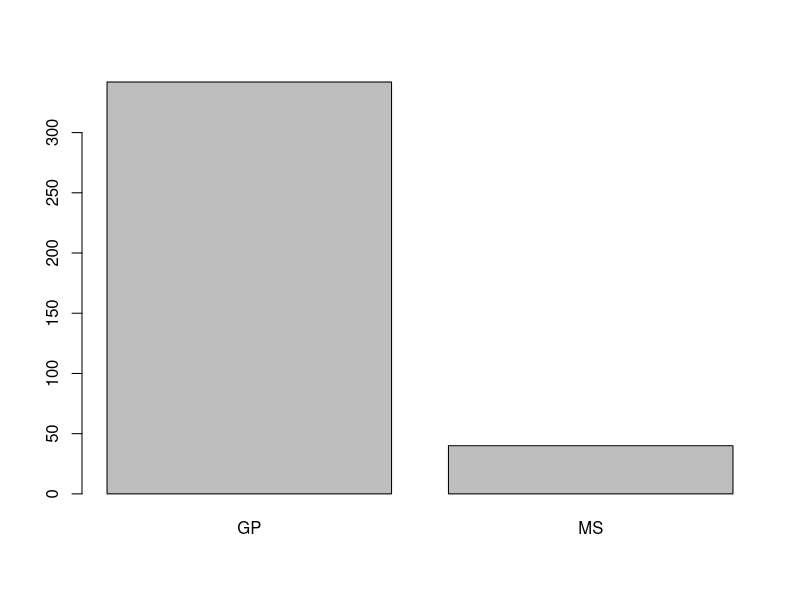
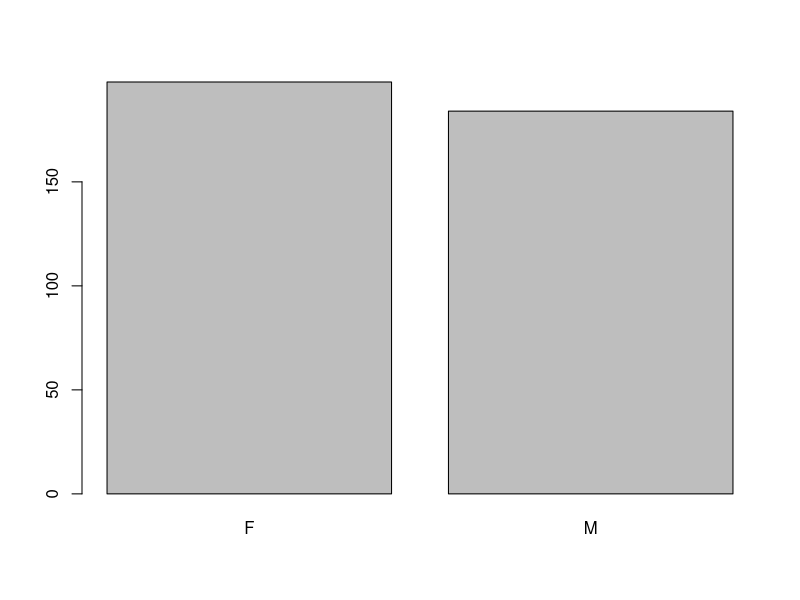
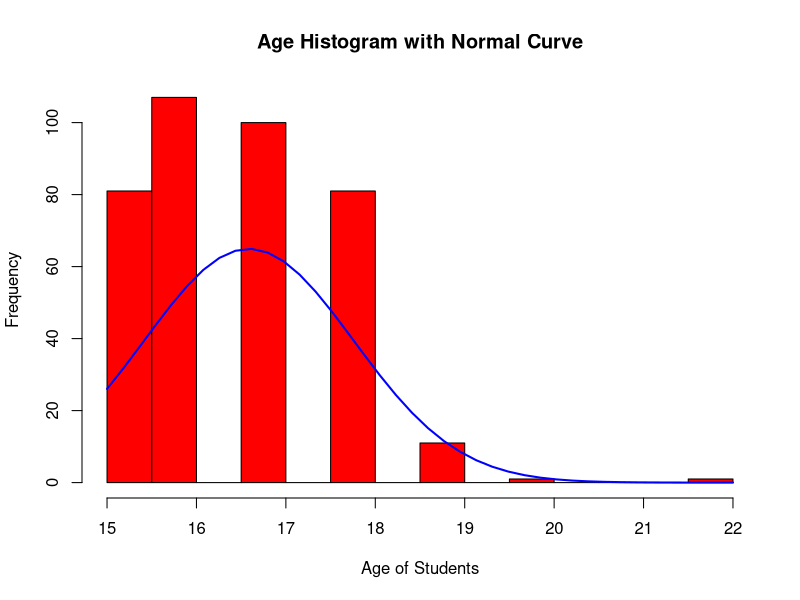
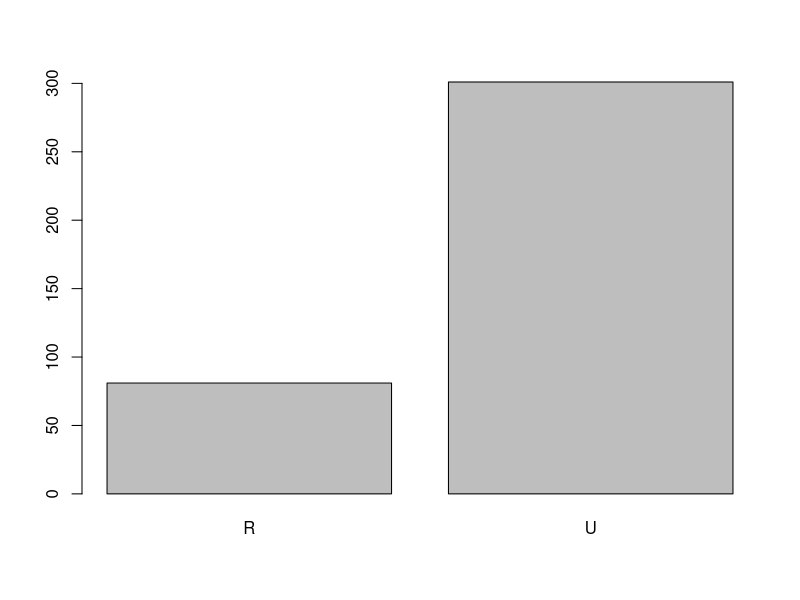
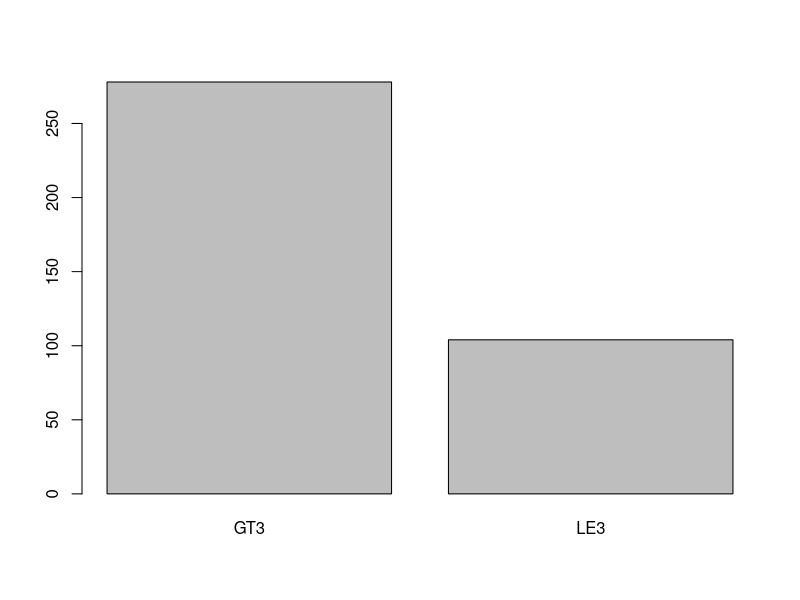
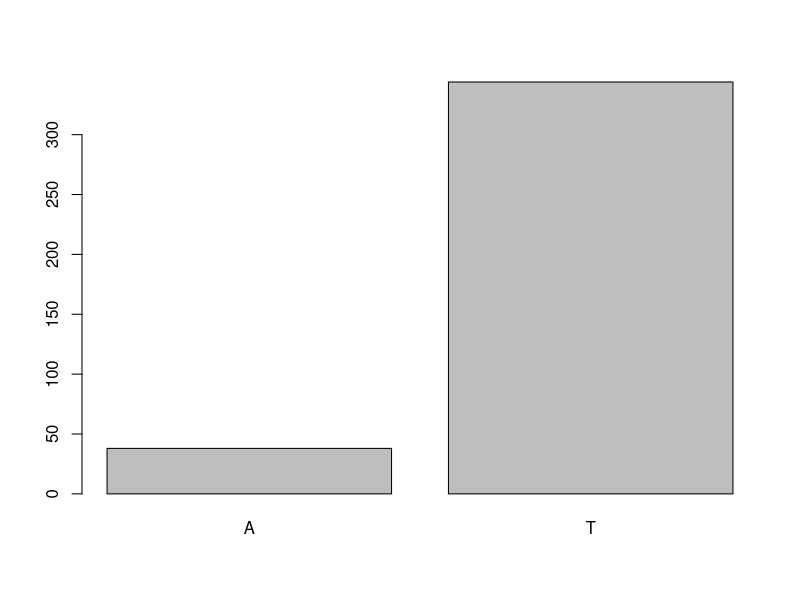
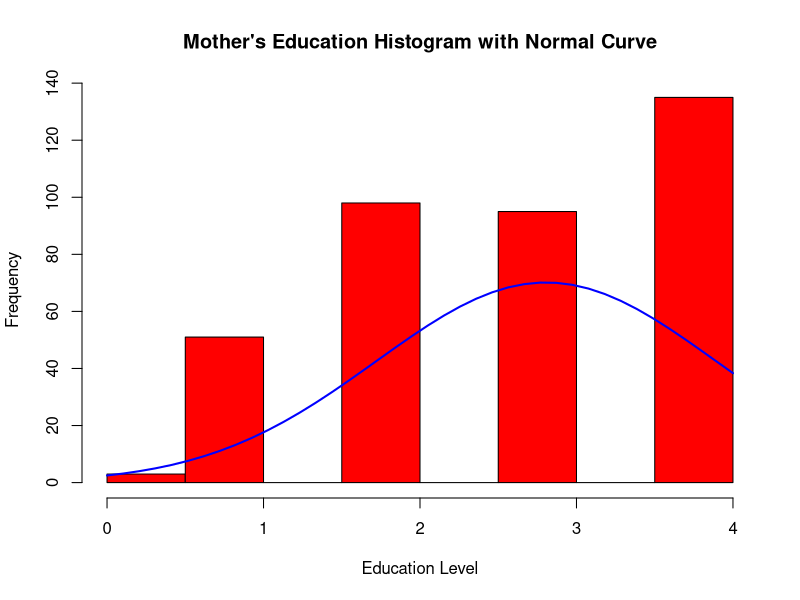
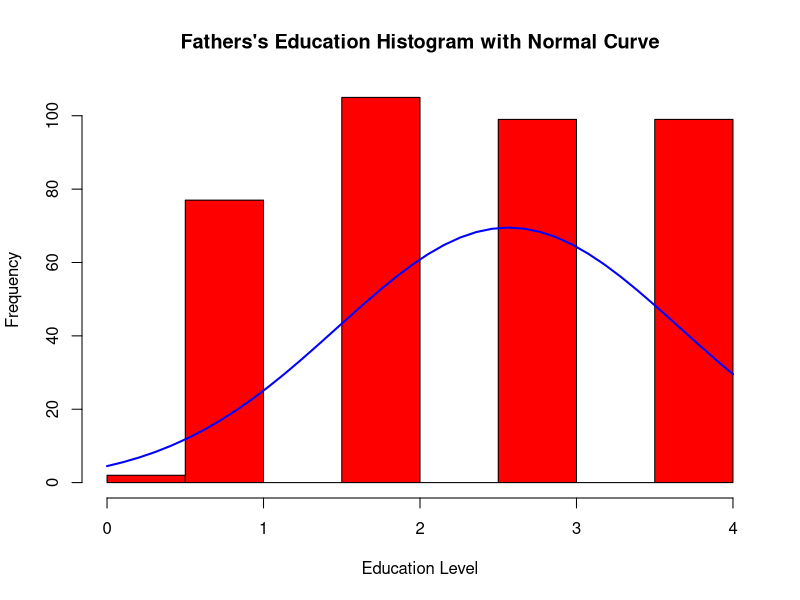

These figures' R source, in order: (Note: this script raises an error after producing the figures.)
#we import our csv file dataset as a dataframe
grades <- read.csv(file = 'dataset.csv')
#we look at some rows from our dataset
head(grades)
#we check to see their class type
sapply(grades, class)
#we loop through columns and convert columns that are characters into factors so we can use them as categories
for (i in colnames(grades)){
  if(class(grades[[i]])=="character"){
    grades[[i]] <- as.factor(grades[[i]])
  }
}
#we check that it worked
sapply(grades, class)

#we now examine a summary of our data
summary(grades)

#we loop through our data and graph it
plot(grades$school) 
plot(grades$sex)         

#age
# ref# https://www.statmethods.net/graphs/density.html
x <- grades$age
h<-hist(x, breaks=10, col="red", xlab="Age of Students",
        main="Age Histogram with Normal Curve")
xfit<-seq(min(x),max(x),length=40)
yfit<-dnorm(xfit,mean=mean(x),sd=sd(x))
yfit <- yfit*diff(h$mids[1:2])*length(x)
lines(xfit, yfit, col="blue", lwd=2)
  
plot(grades$address)
plot(grades$famsize)
plot(grades$Pstatus)

#mother's education
# ref# https://www.statmethods.net/graphs/density.html
x <- grades$Medu
h<-hist(x, breaks=10, col="red", xlab="Education Level",
        main="Mother's Education Histogram with Normal Curve")
xfit<-seq(min(x),max(x),length=40)
yfit<-dnorm(xfit,mean=mean(x),sd=sd(x))
yfit <- yfit*diff(h$mids[1:2])*length(x)
lines(xfit, yfit, col="blue", lwd=2)

#father's education
# ref# https://www.statmethods.net/graphs/density.html
x <- grades$Fedu
h<-hist(x, breaks=10, col="red", xlab="Education Level",
        main="Fathers's Education Histogram with Normal Curve")
xfit<-seq(min(x),max(x),length=40)
yfit<-dnorm(xfit,mean=mean(x),sd=sd(x))
yfit <- yfit*diff(h$mids[1:2])*length(x)
lines(xfit, yfit, col="blue", lwd=2)

#mother's job
# ref# https://www.statmethods.net/graphs/density.html
x <- grades$Mjob
h<-hist(x, breaks=10, col="red", xlab="Job",
        main="Mother's Job Histogram with Normal Curve")
xfit<-seq(min(x),max(x),length=40)
yfit<-dnorm(xfit,mean=mean(x),sd=sd(x))
yfit <- yfit*diff(h$mids[1:2])*length(x)
lines(xfit, yfit, col="blue", lwd=2)

plot(grades$Mjob)  
plot(grades$Fjob)  
plot(grades$reason) 
plot(grades$nursery) 
plot(grades$internet) 


#MATHS 
plot(grades$guardian.m) 

#Home to school travel time
# ref# https://www.statmethods.net/graphs/density.html
x <- grades$traveltime.m
h<-hist(x, breaks=10, col="red", xlab="Time",
        main="Travel time to school Histogram with Normal Curve")
xfit<-seq(min(x),max(x),length=40)
yfit<-dnorm(xfit,mean=mean(x),sd=sd(x))
yfit <- yfit*diff(h$mids[1:2])*length(x)
lines(xfit, yfit, col="blue", lwd=2)

#Weekly study time
# ref# https://www.statmethods.net/graphs/density.html
x <- grades$studytime.m
h<-hist(x, breaks=10, col="red", xlab="Weekly Time",
        main="Study Time Histogram with Normal Curve")
xfit<-seq(min(x),max(x),length=40)
yfit<-dnorm(xfit,mean=mean(x),sd=sd(x))
yfit <- yfit*diff(h$mids[1:2])*length(x)
lines(xfit, yfit, col="blue", lwd=2)

#failures
# ref# https://www.statmethods.net/graphs/density.html
x <- grades$failures.m
h<-hist(x, breaks=10, col="red", xlab="Past Exam Failures [#]",
        main="Exam Failures Histogram with Normal Curve")
xfit<-seq(min(x),max(x),length=40)
yfit<-dnorm(xfit,mean=mean(x),sd=sd(x))
yfit <- yfit*diff(h$mids[1:2])*length(x)
lines(xfit, yfit, col="blue", lwd=2)


plot(grades$schoolsup.m) 
plot(grades$famsup.m) 
plot(grades$paid.m)
plot(grades$activities.m) 
plot(grades$higher.m)
plot(grades$romantic.m)


#famrel.m
# ref# https://www.statmethods.net/graphs/density.html
x <- grades$famrel.m
h<-hist(x, breaks=10, col="red", xlab="Quality of Relationship",
        main="Family Relationship Histogram with Normal Curve")
xfit<-seq(min(x),max(x),length=40)
yfit<-dnorm(xfit,mean=mean(x),sd=sd(x))
yfit <- yfit*diff(h$mids[1:2])*length(x)
lines(xfit, yfit, col="blue", lwd=2)

#freetime.m
# ref# https://www.statmethods.net/graphs/density.html
x <- grades$freetime.m
h<-hist(x, breaks=10, col="red", xlab="Time",
        main="Free time after school Histogram with Normal Curve")
xfit<-seq(min(x),max(x),length=40)
yfit<-dnorm(xfit,mean=mean(x),sd=sd(x))
yfit <- yfit*diff(h$mids[1:2])*length(x)
lines(xfit, yfit, col="blue", lwd=2)

#goout.m 
# ref# https://www.statmethods.net/graphs/density.html
x <- grades$goout.m 
h<-hist(x, breaks=10, col="red", xlab="Level",
        main="Going out with friends Histogram with Normal Curve")
xfit<-seq(min(x),max(x),length=40)
yfit<-dnorm(xfit,mean=mean(x),sd=sd(x))
yfit <- yfit*diff(h$mids[1:2])*length(x)
lines(xfit, yfit, col="blue", lwd=2)

#Dalc.m 
# ref# https://www.statmethods.net/graphs/density.html
x <- grades$Dalc.m
h<-hist(x, breaks=10, col="red", xlab="Level",
        main="Workday Alcohol Consumption Histogram with Normal Curve")
xfit<-seq(min(x),max(x),length=40)
yfit<-dnorm(xfit,mean=mean(x),sd=sd(x))
yfit <- yfit*diff(h$mids[1:2])*length(x)
lines(xfit, yfit, col="blue", lwd=2)

#Walc.m  
# ref# https://www.statmethods.net/graphs/density.html
x <- grades$Walc.m
h<-hist(x, breaks=10, col="red", xlab="Level",
        main="Weekend Alcohol Consumption Histogram with Normal Curve")
xfit<-seq(min(x),max(x),length=40)
yfit<-dnorm(xfit,mean=mean(x),sd=sd(x))
yfit <- yfit*diff(h$mids[1:2])*length(x)
lines(xfit, yfit, col="blue", lwd=2)

#health.m  
# ref# https://www.statmethods.net/graphs/density.html
x <- grades$health.m 
h<-hist(x, breaks=10, col="red", xlab="Level",
        main="Current Health Status Histogram with Normal Curve")
xfit<-seq(min(x),max(x),length=40)
yfit<-dnorm(xfit,mean=mean(x),sd=sd(x))
yfit <- yfit*diff(h$mids[1:2])*length(x)
lines(xfit, yfit, col="blue", lwd=2)

#absences.m 
# ref# https://www.statmethods.net/graphs/density.html
x <- grades$absences.m
h<-hist(x, breaks=10, col="red", xlab="# times absent",
        main="Absenteeism Histogram with Normal Curve")
xfit<-seq(min(x),max(x),length=40)
yfit<-dnorm(xfit,mean=mean(x),sd=sd(x))
yfit <- yfit*diff(h$mids[1:2])*length(x)
lines(xfit, yfit, col="blue", lwd=2)

#first period grade 
# ref# https://www.statmethods.net/graphs/density.html
x <- grades$mG1
h<-hist(x, breaks=15, col="red", xlab="Score",
        main="First Period Grade Histogram with Normal Curve")
xfit<-seq(min(x),max(x),length=40)
yfit<-dnorm(xfit,mean=mean(x),sd=sd(x))
yfit <- yfit*diff(h$mids[1:2])*length(x)
lines(xfit, yfit, col="blue", lwd=2)

#second period grade 
# ref# https://www.statmethods.net/graphs/density.html
x <- grades$mG2
h<-hist(x, breaks=10, col="red", xlab="Score",
        main="Second Period Grade Histogram with Normal Curve")
xfit<-seq(min(x),max(x),length=40)
yfit<-dnorm(xfit,mean=mean(x),sd=sd(x))
yfit <- yfit*diff(h$mids[1:2])*length(x)
lines(xfit, yfit, col="blue", lwd=2)

#third period grade 
# ref# https://www.statmethods.net/graphs/density.html
x <- grades$mG3
h<-hist(x, breaks=10, col="red", xlab="Score",
        main="Third Period Grade Histogram with Normal Curve")
xfit<-seq(min(x),max(x),length=40)
yfit<-dnorm(xfit,mean=mean(x),sd=sd(x))
yfit <- yfit*diff(h$mids[1:2])*length(x)
lines(xfit, yfit, col="blue", lwd=2)

#PORTUGUESE LANGUAGE
plot(grades$guardian.p) 

#Home to school travel time
# ref# https://www.statmethods.net/graphs/density.html
x <- grades$traveltime.m
h<-hist(x, breaks=10, col="red", xlab="Time",
        main="Travel time to school Histogram with Normal Curve")
xfit<-seq(min(x),max(x),length=40)
yfit<-dnorm(xfit,mean=mean(x),sd=sd(x))
yfit <- yfit*diff(h$mids[1:2])*length(x)
lines(xfit, yfit, col="blue", lwd=2)

#Weekly study time
# ref# https://www.statmethods.net/graphs/density.html
x <- grades$studytime.p
h<-hist(x, breaks=10, col="red", xlab="Weekly Time",
        main="Study Time Histogram with Normal Curve")
xfit<-seq(min(x),max(x),length=40)
yfit<-dnorm(xfit,mean=mean(x),sd=sd(x))
yfit <- yfit*diff(h$mids[1:2])*length(x)
lines(xfit, yfit, col="blue", lwd=2)

#failures
# ref# https://www.statmethods.net/graphs/density.html
x <- grades$failures.p
h<-hist(x, breaks=10, col="red", xlab="Past Exam Failures [#]",
        main="Exam Failures Histogram with Normal Curve")
xfit<-seq(min(x),max(x),length=40)
yfit<-dnorm(xfit,mean=mean(x),sd=sd(x))
yfit <- yfit*diff(h$mids[1:2])*length(x)
lines(xfit, yfit, col="blue", lwd=2)

plot(grades$schoolsup.p) 
plot(grades$famsup.p) 
plot(grades$paid.p)
plot(grades$activities.p) 
plot(grades$higher.p)
plot(grades$romantic.p)


#famrel.m
# ref# https://www.statmethods.net/graphs/density.html
x <- grades$famrel.p
h<-hist(x, breaks=10, col="red", xlab="Quality of Relationship",
        main="Family Relationship Histogram with Normal Curve")
xfit<-seq(min(x),max(x),length=40)
yfit<-dnorm(xfit,mean=mean(x),sd=sd(x))
yfit <- yfit*diff(h$mids[1:2])*length(x)
lines(xfit, yfit, col="blue", lwd=2)

#freetime.m
# ref# https://www.statmethods.net/graphs/density.html
x <- grades$freetime.p
h<-hist(x, breaks=10, col="red", xlab="Time",
        main="Free time after school Histogram with Normal Curve")
xfit<-seq(min(x),max(x),length=40)
yfit<-dnorm(xfit,mean=mean(x),sd=sd(x))
yfit <- yfit*diff(h$mids[1:2])*length(x)
lines(xfit, yfit, col="blue", lwd=2)

#goout.m 
# ref# https://www.statmethods.net/graphs/density.html
x <- grades$goout.p 
h<-hist(x, breaks=10, col="red", xlab="Level",
        main="Going out with friends Histogram with Normal Curve")
xfit<-seq(min(x),max(x),length=40)
yfit<-dnorm(xfit,mean=mean(x),sd=sd(x))
yfit <- yfit*diff(h$mids[1:2])*length(x)
lines(xfit, yfit, col="blue", lwd=2)

#Dalc.m 
# ref# https://www.statmethods.net/graphs/density.html
x <- grades$Dalc.p
h<-hist(x, breaks=10, col="red", xlab="Level",
        main="Workday Alcohol Consumption Histogram with Normal Curve")
xfit<-seq(min(x),max(x),length=40)
yfit<-dnorm(xfit,mean=mean(x),sd=sd(x))
yfit <- yfit*diff(h$mids[1:2])*length(x)
lines(xfit, yfit, col="blue", lwd=2)

#Walc.m  
# ref# https://www.statmethods.net/graphs/density.html
x <- grades$Walc.p
h<-hist(x, breaks=10, col="red", xlab="Level",
        main="Weekend Alcohol Consumption Histogram with Normal Curve")
xfit<-seq(min(x),max(x),length=40)
yfit<-dnorm(xfit,mean=mean(x),sd=sd(x))
yfit <- yfit*diff(h$mids[1:2])*length(x)
lines(xfit, yfit, col="blue", lwd=2)

#health.m  
# ref# https://www.statmethods.net/graphs/density.html
x <- grades$health.p
h<-hist(x, breaks=10, col="red", xlab="Level",
        main="Current Health Status Histogram with Normal Curve")
xfit<-seq(min(x),max(x),length=40)
yfit<-dnorm(xfit,mean=mean(x),sd=sd(x))
yfit <- yfit*diff(h$mids[1:2])*length(x)
lines(xfit, yfit, col="blue", lwd=2)

#absences.m 
# ref# https://www.statmethods.net/graphs/density.html
x <- grades$absences.p
h<-hist(x, breaks=10, col="red", xlab="# times absent",
        main="Absenteeism Histogram with Normal Curve")
xfit<-seq(min(x),max(x),length=40)
yfit<-dnorm(xfit,mean=mean(x),sd=sd(x))
yfit <- yfit*diff(h$mids[1:2])*length(x)
lines(xfit, yfit, col="blue", lwd=2)

#first period grade 
# ref# https://www.statmethods.net/graphs/density.html
x <- grades$pG1
h<-hist(x, breaks=15, col="red", xlab="Score",
        main="First Period Grade Histogram with Normal Curve")
xfit<-seq(min(x),max(x),length=40)
yfit<-dnorm(xfit,mean=mean(x),sd=sd(x))
yfit <- yfit*diff(h$mids[1:2])*length(x)
lines(xfit, yfit, col="blue", lwd=2)

#second period grade 
# ref# https://www.statmethods.net/graphs/density.html
x <- grades$pG2
h<-hist(x, breaks=10, col="red", xlab="Score",
        main="Second Period Grade Histogram with Normal Curve")
xfit<-seq(min(x),max(x),length=40)
yfit<-dnorm(xfit,mean=mean(x),sd=sd(x))
yfit <- yfit*diff(h$mids[1:2])*length(x)
lines(xfit, yfit, col="blue", lwd=2)

#third period grade 
# ref# https://www.statmethods.net/graphs/density.html
x <- grades$pG3
h<-hist(x, breaks=10, col="red", xlab="Score",
        main="Third Period Grade Histogram with Normal Curve")
xfit<-seq(min(x),max(x),length=40)
yfit<-dnorm(xfit,mean=mean(x),sd=sd(x))
yfit <- yfit*diff(h$mids[1:2])*length(x)
lines(xfit, yfit, col="blue", lwd=2)



plot(grades[[3]])
hist(grades[[3]], horizontal=TRUE)
boxplot(grades[[0]], horizontal=TRUE) 
  

